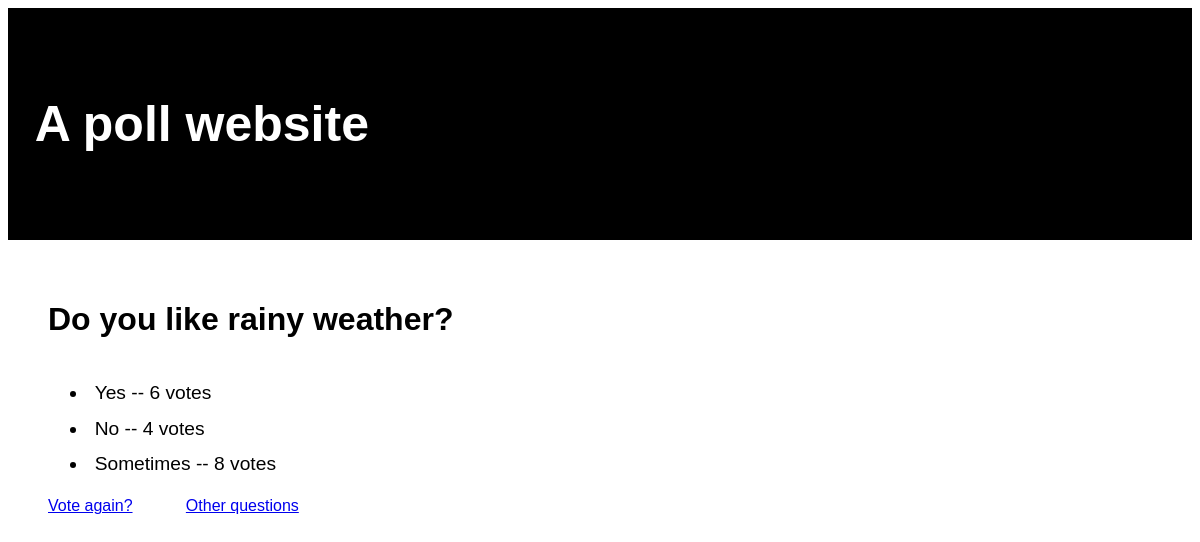
The page /polls/2/results/ on the database as committed earlier.
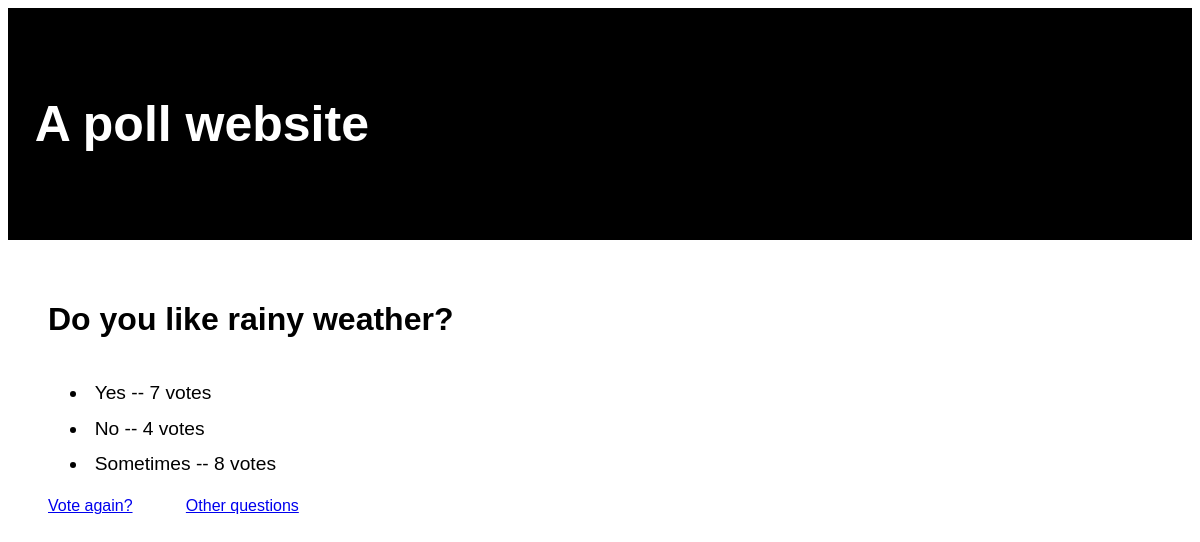
The same page on the database as committed later.
### polls/models.py (models this page shows, shortened)
class Choice(models.Model):
    question = models.ForeignKey(Question, on_delete=models.CASCADE)
    choice_text = models.CharField(max_length=200)
    votes = models.IntegerField(default=0)

### polls/views.py (the view)
# urls.py: path('<int:pk>/results/', views.ResultsView.as_view(), name='results'),
class ResultsView(generic.DetailView):
    model = Question
    template_name = 'polls/results.html'

### polls/templates/polls/results.html
<html>
  {% load static %}
  <link
    rel="stylesheet"
    type="text/css"
    href="{% static 'polls/style.css' %}"
  />
  <head> </head>
  <body>
    <div class="header">
      <h1>A poll website</h1>
    </div>
    <div class="container">
      <h1>{{ question.question_text }}</h1>
      <ul>
        {% for choice in question.choice_set.all %}
        <li>
          {{ choice.choice_text }} -- {{ choice.votes }}
          vote{{choice.votes|pluralize }}
        </li>
        {% endfor %}
      </ul>
      <div class="linkrow">
        <a href="{% url 'polls:detail' question.id %}">Vote again?</a>
        <a href="{% url 'polls:index' %}">Other questions</a>
      </div>
    </div>
  </body>
</html>

Rows that differ between the two databases and show on the page:
changed Choice "Yes": votes "6" → "7"
